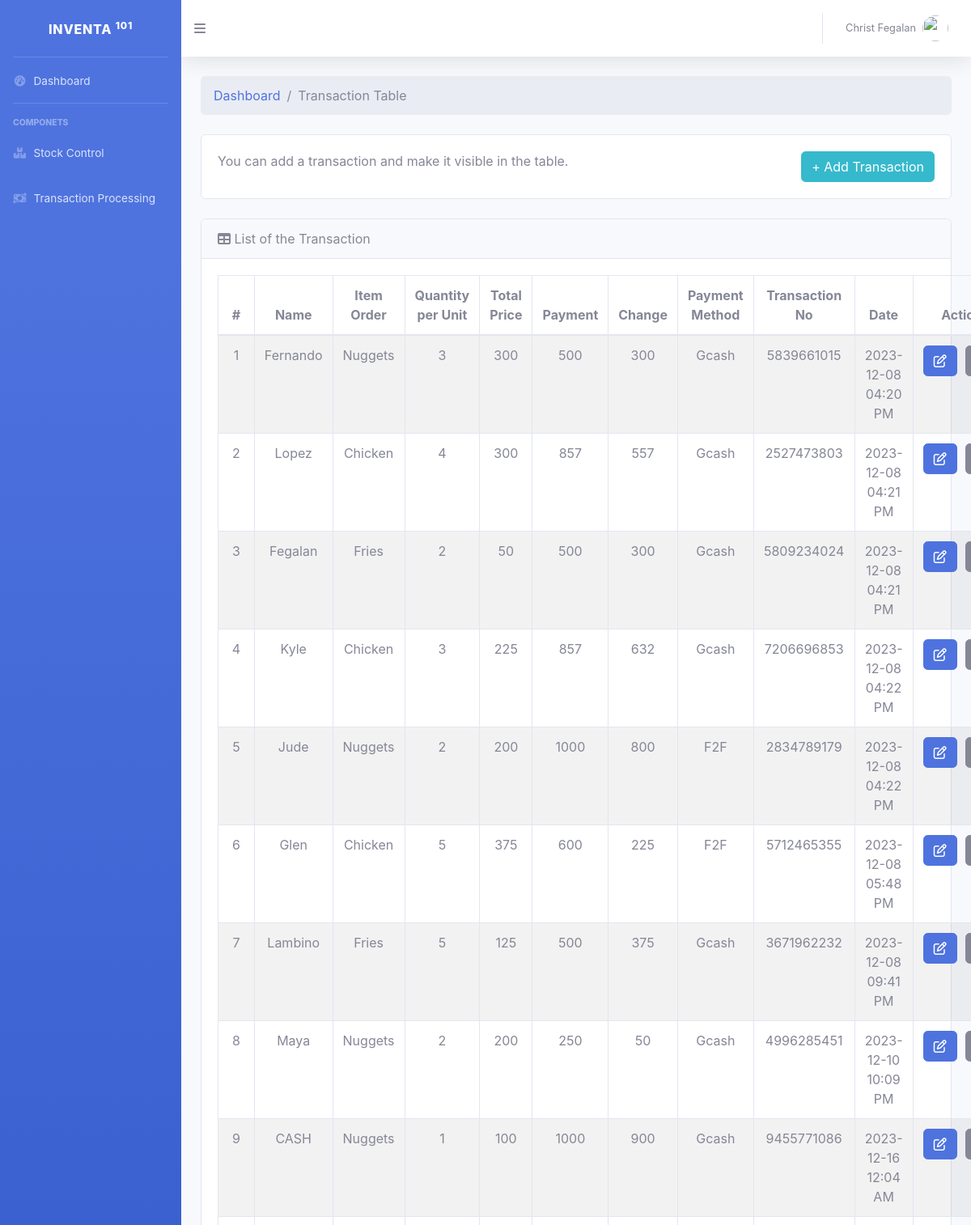
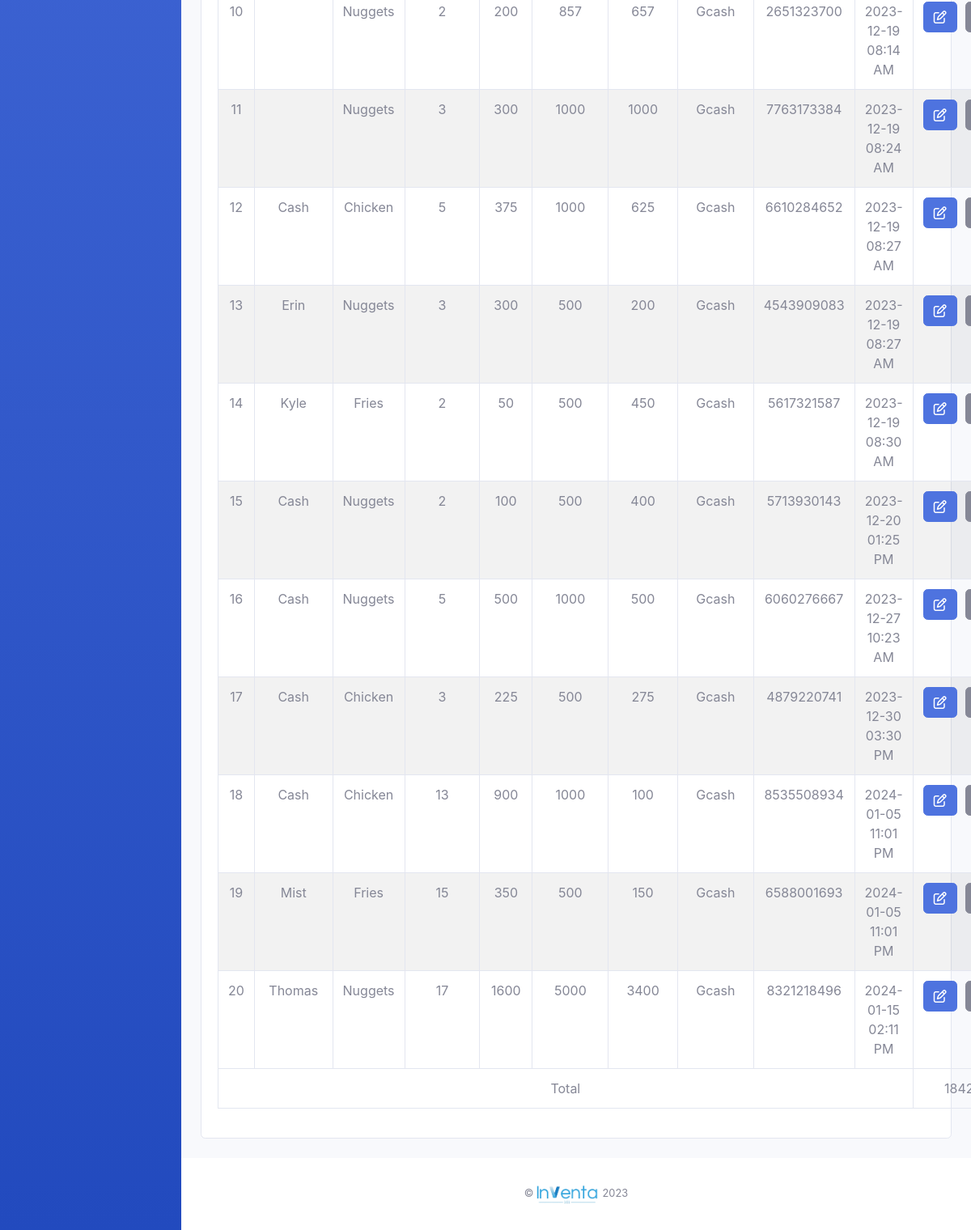
/tps.php (signed in), run on the app's committed database (2 pictures, top to bottom).
### tables this page shows
CREATE TABLE `customer` (
  `id` int(100) NOT NULL,
  `customerName` varchar(100) NOT NULL,
  `customerSold` varchar(100) NOT NULL,
  `quantityperUnit` int(100) NOT NULL,
  `totalPrice` int(100) NOT NULL,
  `customerPayment` int(100) NOT NULL,
  `customerChange` int(100) NOT NULL,
  `paymentMethod` varchar(100) NOT NULL,
  `transactionNo` bigint(10) NOT NULL,
  `customerDate` varchar(100) NOT NULL
);

### tps.php (the view, shortened to what this page needs)
<!DOCTYPE html>
    <html lang="en">
    <head>
        <link href="./css/dashboard.css" rel="stylesheet">
        <link rel="stylesheet" href="./css/removeArrowSpin.css">
    </head>
    <body id="page-top">
        <div id="wrapper">
            <?php
                include "./include/sidebarEmployees.php";
            ?>
            <div id="content-wrapper" class="d-flex flex-column">
                <div id="content">
                    <?php
                        include "./include/topbar.php";
                    ?>
                    <div class="container-fluid">
                            <ol class="breadcrumb mb-4">
                                <li class="breadcrumb-item"><a href="./tps.php">Dashboard</a></li>
                                <li class="breadcrumb-item active">Transaction Table</li>
                            </ol>
                            <div class="card mb-4">
                                <div class="card-body">
                                    You can add a transaction and make it visible in the table.
                                    <button onclick="openModal()" type="button" style="float: right; color: white;" class="btn btn-info">+ Add Transaction</button>
                                </div>
                            </div>
                            <div class="card mb-4">
                                <div class="card-header">
                                    <i class="fas fa-table me-1"></i>
                                    List of the Transaction
                                </div>
                                <div class="card-body">
                                <table id="datatablesSimple" class="table text-center table-striped table-bordered rounded">
                                        <thead>
                                            <tr>
                                            <th scope="col" class="text-center">#</th>
                                                <th scope="col" class="text-center">Name</th>
                                                <th scope="col" class="text-center">Item Order</th>
                                                <th scope="col" class="text-center">Quantity per Unit</th>
                                                <th scope="col" class="text-center">Total Price</th>
                                                <th scope="col" class="text-center">Payment</th>
                                                <th scope="col" class="text-center">Change</th>
                                                <th scope="col" class="text-center">Payment Method</th>
                                                <th scope="col" class="text-center">Transaction No</th>
                                                <th scope="col" class="text-center">Date</th>
                                                <th scope="col" class="text-center">Action</th>
                                            </tr>
                                        </thead>
                                        <tbody>
                                            <?php
                                            include "./dbconnsub.php";
                                            $sql = "SELECT * FROM `customer`";
                                            $result = mysqli_query($connect, $sql);
                                            $totalPayment = 0;
                                            while ($row = mysqli_fetch_assoc($result)) {
                                                $totalPayment += $row['customerPayment'];
                                                ?>
                                                <tr>
                                                    <td><?php echo $row['id'] ?></td>
                                                    <td><?php echo $row['customerName'] ?></td>
                                                    <td><?php echo $row['customerSold'] ?></td>
                                                    <td><?php echo $row['quantityperUnit'] ?></td>
                                                    <td><?php echo $row['totalPrice'] ?></td>
                                                    <td><?php echo $row['customerPayment'] ?></td>
                                                    <td><?php echo $row['customerChange'] ?></td>
                                                    <td><?php echo $row['paymentMethod'] ?></td>
                                                    <td><?php echo $row['transactionNo'] ?></td>
                                                    <td><?php echo $row['customerDate'] ?></td>
                                                    <td>
                                                        <div class="d-flex" style="gap: 10px; justify-content: center;">
                                                            <a href="./editCustomer.php?id=<?php echo $row['id'] ?>" class="btn btn-primary me-3" data-toggle="tooltip" data-placement="top" title="Edit">
                                                                <i class="far fa-pen-to-square fs-5"></i>
                                                            </a>
                                                            <a href="./viewCustomer.php?id=<?php echo $row['id'] ?>" class="btn btn-secondary" data-toggle="tooltip" data-placement="top" title="View">
                                                            </a>
                                                        </div>
                                                    </td>
                                                </tr>
                                            <?php
                                            }
                                            ?>
                                        </tbody>
                                        <tfoot class="table-striped">
                                            <tr>
                                                <td colspan="10">Total</td>
                                                <td><?php echo $totalPayment; ?></td>
                                            </tr>
                                        </tfoot>
                                    </table>
                                </div>
                            </div>
                    </div>
                </div>
                <?php
                    include "./include/footer.php";
                ?>
            </div>
        </div>
        <link href="./css/datatables.min.css" rel="stylesheet">
    </body>
</html>

### data on the page
customer: id "1", customerName "Fernando", customerSold "Nuggets", quantityperUnit "3", totalPrice "300", customerPayment "500", customerChange "300", paymentMethod "Gcash", transactionNo "5839661015", customerDate "2023-12-08 04:20 PM"
customer: id "2", customerName "Lopez", customerSold "Chicken", quantityperUnit "4", totalPrice "300", customerPayment "857", customerChange "557", paymentMethod "Gcash", transactionNo "2527473803", customerDate "2023-12-08 04:21 PM"
customer: id "3", customerName "Fegalan", customerSold "Fries", quantityperUnit "2", totalPrice "50", customerPayment "500", customerChange "300", paymentMethod "Gcash", transactionNo "5809234024", customerDate "2023-12-08 04:21 PM"
customer: id "4", customerName "Kyle", customerSold "Chicken", quantityperUnit "3", totalPrice "225", customerPayment "857", customerChange "632", paymentMethod "Gcash", transactionNo "7206696853", customerDate "2023-12-08 04:22 PM"
customer: id "5", customerName "Jude", customerSold "Nuggets", quantityperUnit "2", totalPrice "200", customerPayment "1000", customerChange "800", paymentMethod "F2F", transactionNo "2834789179", customerDate "2023-12-08 04:22 PM"
customer: id "6", customerName "Glen", customerSold "Chicken", quantityperUnit "5", totalPrice "375", customerPayment "600", customerChange "225", paymentMethod "F2F", transactionNo "5712465355", customerDate "2023-12-08 05:48 PM"
customer: id "7", customerName "Lambino", customerSold "Fries", quantityperUnit "5", totalPrice "125", customerPayment "500", customerChange "375", paymentMethod "Gcash", transactionNo "3671962232", customerDate "2023-12-08 09:41 PM"
customer: id "8", customerName "Maya", customerSold "Nuggets", quantityperUnit "2", totalPrice "200", customerPayment "250", customerChange "50", paymentMethod "Gcash", transactionNo "4996285451", customerDate "2023-12-10 10:09 PM"
customer: id "9", customerName "CASH", customerSold "Nuggets", quantityperUnit "1", totalPrice "100", customerPayment "1000", customerChange "900", paymentMethod "Gcash", transactionNo "9455771086", customerDate "2023-12-16 12:04 AM"
customer: id "10", customerSold "Nuggets", quantityperUnit "2", totalPrice "200", customerPayment "857", customerChange "657", paymentMethod "Gcash", transactionNo "2651323700", customerDate "2023-12-19 08:14 AM"
customer: id "11", customerSold "Nuggets", quantityperUnit "3", totalPrice "300", customerPayment "1000", customerChange "1000", paymentMethod "Gcash", transactionNo "7763173384", customerDate "2023-12-19 08:24 AM"
customer: id "12", customerName "Cash", customerSold "Chicken", quantityperUnit "5", totalPrice "375", customerPayment "1000", customerChange "625", paymentMethod "Gcash", transactionNo "6610284652", customerDate "2023-12-19 08:27 AM"
customer: id "13", customerName "Erin", customerSold "Nuggets", quantityperUnit "3", totalPrice "300", customerPayment "500", customerChange "200", paymentMethod "Gcash", transactionNo "4543909083", customerDate "2023-12-19 08:27 AM"
customer: id "14", customerName "Kyle", customerSold "Fries", quantityperUnit "2", totalPrice "50", customerPayment "500", customerChange "450", paymentMethod "Gcash", transactionNo "5617321587", customerDate "2023-12-19 08:30 AM"
customer: id "15", customerName "Cash", customerSold "Nuggets", quantityperUnit "2", totalPrice "100", customerPayment "500", customerChange "400", paymentMethod "Gcash", transactionNo "5713930143", customerDate "2023-12-20 01:25 PM"
customer: id "16", customerName "Cash", customerSold "Nuggets", quantityperUnit "5", totalPrice "500", customerPayment "1000", customerChange "500", paymentMethod "Gcash", transactionNo "6060276667", customerDate "2023-12-27 10:23 AM"
customer: id "17", customerName "Cash", customerSold "Chicken", quantityperUnit "3", totalPrice "225", customerPayment "500", customerChange "275", paymentMethod "Gcash", transactionNo "4879220741", customerDate "2023-12-30 03:30 PM"
customer: id "18", customerName "Cash", customerSold "Chicken", quantityperUnit "13", totalPrice "900", customerPayment "1000", customerChange "100", paymentMethod "Gcash", transactionNo "8535508934", customerDate "2024-01-05 11:01 PM"
customer: id "19", customerName "Mist", customerSold "Fries", quantityperUnit "15", totalPrice "350", customerPayment "500", customerChange "150", paymentMethod "Gcash", transactionNo "6588001693", customerDate "2024-01-05 11:01 PM"
customer: id "20", customerName "Thomas", customerSold "Nuggets", quantityperUnit "17", totalPrice "1600", customerPayment "5000", customerChange "3400", paymentMethod "Gcash", transactionNo "8321218496", customerDate "2024-01-15 02:11 PM"

### other printed values
$adminName "Christ Fegalan"
